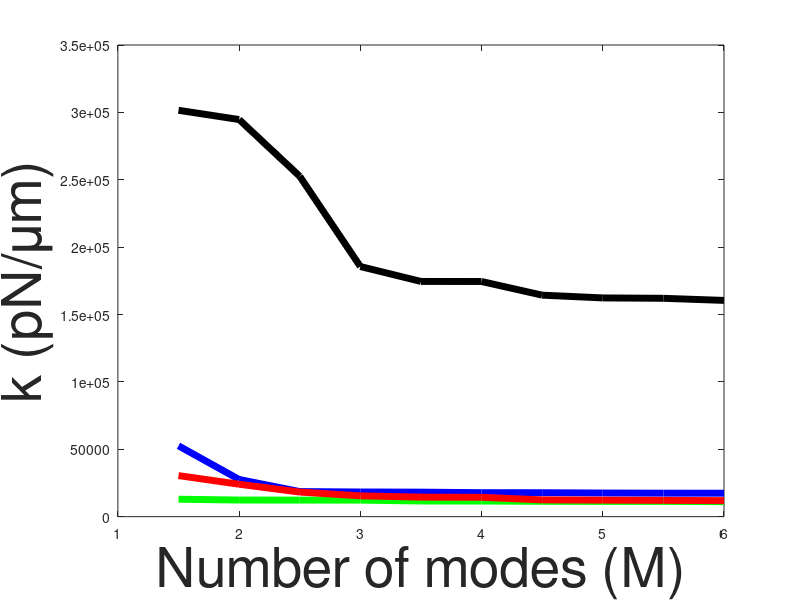

Source code (MATLAB): (Note: this script raises an error after producing the figure.)
bent_k= [301550.2678, 294689.3771, 252574.5022, 185608.8097, 174540.9991, 174497.7072, 164363.6844,162310.6098,162029.5234,160465.9789];
int1_k= [52560.25787,27584.02766,18614.45473,18304.48509,18186.13052,17780.33852,17755.57892,17522.4827,17406.53191,17386.30556];
int2_k=[12927.53255,12322.62516, 12275.37397, 12248.12648, 11609.94014, 11575.99275, 11380.72994, 11316.5242, 11316.15501,11120.92976];
open_k= [30457.27111, 24051.69061, 18240.71802, 15432.35302, 14477.39358, 14361.82178,12438.27299, 12239.44079, 12074.62872, 11870.98677];
mode=[1,2,3,4,5,6,7,8,9,10];

figure
set (gcf, 'color', 'w');
plot(mode, bent_k,'k',  'linewidth',5);
hold on
plot(mode, int1_k, 'b', 'linewidth',5);
hold on
plot(mode, int2_k,'g',  'linewidth',5);
hold on
plot(mode, open_k,'r', 'linewidth',5);
xlabel ('Number of modes (M)', 'fontsize',40);
ylabel ('k (pN/\mum)', 'fontsize',40);
%xlim([1,10]);


xticklabels([1,2,3,4,5,6,7,8,9,10])
f=figure(1);
f.Position=[100 300 1000 600]
axis([1 10 0 3.5000e+05])

set (gca, 'fontsize',45, 'linewidth', 4)
legend boxoff;
legend('Bent', 'Int1', 'Int2','Open','location','northeast');


